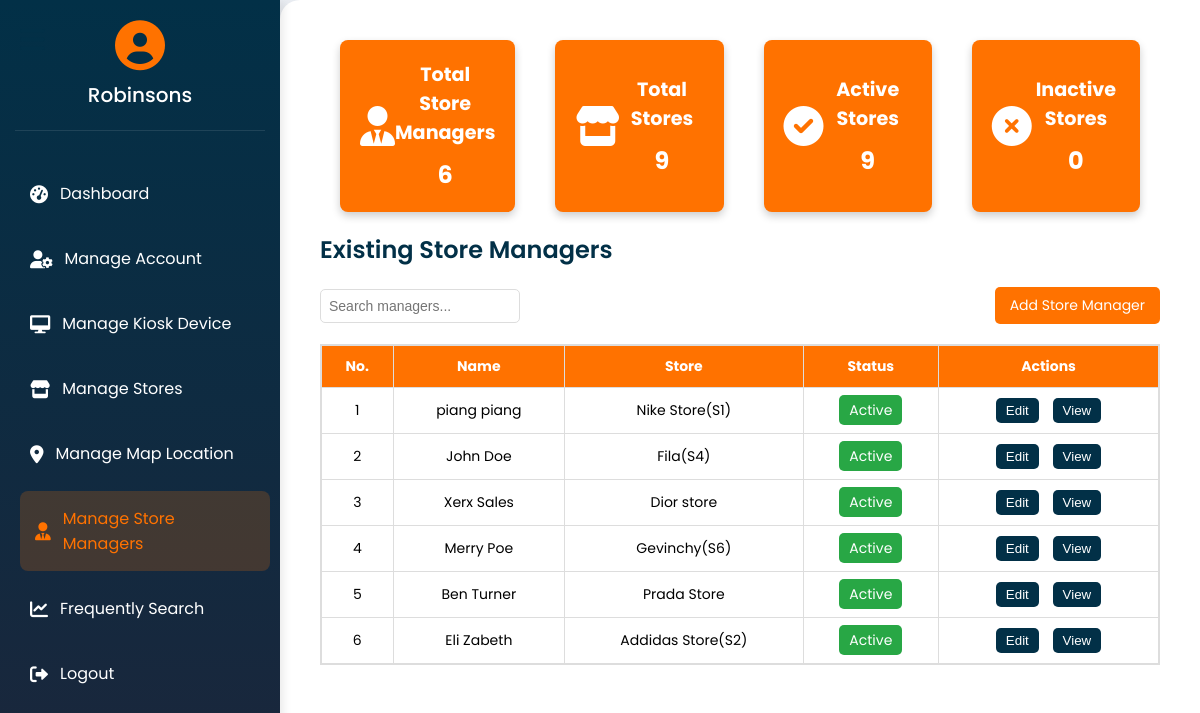
The page /admin/manage_storemanagers.php (signed in) on the database its author committed.
### tables this page shows
CREATE TABLE `businessinfo` (
  `BusinessID` int(11) NOT NULL,
  `BusinessName` varchar(255) NOT NULL,
  `Address` text NOT NULL,
  `BusinessContactNum` varchar(20) DEFAULT NULL,
  `BusinessLicense` varchar(100) DEFAULT NULL,
  `BIRnumber` varchar(50) DEFAULT NULL,
  `BusinessEmail` varchar(255) DEFAULT NULL,
  `status` enum('active','disabled') DEFAULT 'active',
  `Visibility` tinyint(1) DEFAULT 0
);

CREATE TABLE `useraccount` (
  `UserAccountID` int(11) NOT NULL,
  `Username` varchar(255) NOT NULL,
  `Password` varchar(255) NOT NULL,
  `Email` varchar(255) NOT NULL,
  `PhoneNumber` varchar(20) DEFAULT NULL,
  `UserFirstName` varchar(255) DEFAULT NULL,
  `UserLastName` varchar(255) DEFAULT NULL,
  `UserType` enum('customer','store_manager','admin','superadmin') NOT NULL,
  `BusinessID` int(11) DEFAULT NULL,
  `StoreID` int(11) DEFAULT NULL,
  `status` enum('active','inactive') DEFAULT 'active'
);

CREATE TABLE `store` (
  `StoreID` int(11) NOT NULL,
  `StoreBrandName` varchar(255) DEFAULT NULL,
  `StoreDescription` text DEFAULT NULL,
  `BusinessID` int(11) DEFAULT NULL,
  `status` enum('active','inactive') NOT NULL DEFAULT 'active',
  `LocID` int(11) DEFAULT NULL,
  `Image` varchar(255) DEFAULT NULL
);

### admin/manage_storemanagers.php (the view, shortened to what this page needs)
<?php
include '../conn/conn.php';
$businessID = isset($_SESSION['business_id']) ? (int)$_SESSION['business_id'] : null;
$sql_count_store_managers = "
    SELECT COUNT(DISTINCT ua.UserAccountID) AS total_managers
    FROM UserAccount ua
    LEFT JOIN store s ON ua.StoreID = s.StoreID
    WHERE ua.UserType = 'store_manager' AND s.BusinessID = ?";
$stmt_count_managers = $conn->prepare($sql_count_store_managers);
$stmt_count_managers->bind_param("i", $businessID);
$stmt_count_managers->execute();
$count_store_managers_result = $stmt_count_managers->get_result();
$storeManagersCount = $count_store_managers_result->fetch_assoc()['total_managers'] ?? 0;
$sql_count_stores = "
    SELECT
        COUNT(*) AS total_stores,
        SUM(CASE WHEN status = 'active' THEN 1 ELSE 0 END) AS active_stores,
        SUM(CASE WHEN status = 'inactive' THEN 1 ELSE 0 END) AS inactive_stores
    FROM store
    WHERE BusinessID = ?";
$stmt_count_stores = $conn->prepare($sql_count_stores);
$stmt_count_stores->bind_param("i", $businessID);
$stmt_count_stores->execute();
$count_stores_result = $stmt_count_stores->get_result();
$storeCounts = $count_stores_result->fetch_assoc() ?? ['total_stores' => 0, 'active_stores' => 0, 'inactive_stores' => 0];
$sql_store_managers = "
    SELECT ua.UserAccountID, ua.UserFirstName, ua.UserLastName, ua.status, s.StoreBrandName
    FROM UserAccount ua
    LEFT JOIN store s ON ua.StoreID = s.StoreID
    WHERE ua.UserType = 'store_manager' AND s.BusinessID = ?";
$stmt_store_managers = $conn->prepare($sql_store_managers);
$stmt_store_managers->bind_param("i", $businessID);
$stmt_store_managers->execute();
$result_store_managers = $stmt_store_managers->get_result();
?>
<!DOCTYPE html>
<html lang="en">
<head>
    <link rel="stylesheet" href="https://cdnjs.cloudflare.com/ajax/libs/font-awesome/6.0.0-beta3/css/all.min.css">
</head>
<body>
    <div class="hamburger">
        <i class="fas fa-bars"></i>
    </div>
    <?php include 'sidebar.php'; ?>
    <div class="content">
        <div class="stats-container">
            <div class="stat-box">
                <i class="fas fa-user-tie"></i>
                <div>
                    <h3>Total Store Managers</h3>
                    <p><?php echo $storeManagersCount; ?></p>
                </div>
            </div>
            <div class="stat-box">
                <i class="fas fa-store"></i>
                <div>
                    <h3>Total Stores</h3>
                    <p><?php echo $storeCounts['total_stores']; ?></p>
                </div>
            </div>
            <div class="stat-box">
                <i class="fas fa-check-circle"></i>
                <div>
                    <h3>Active Stores</h3>
                    <p><?php echo $storeCounts['active_stores']; ?></p>
                </div>
            </div>
            <div class="stat-box">
                <i class="fas fa-times-circle"></i>
                <div>
                    <h3>Inactive Stores</h3>
                    <p><?php echo $storeCounts['inactive_stores']; ?></p>
                </div>
            </div>
        </div>
        <div class="header">
            <h2>Existing Store Managers</h2>
       </div>
       <div class="toolbar">
                <div class="search-container">
                    <input type="text" id="managerSearch" placeholder="Search managers..." onkeyup="searchManagers()">
                </div>
                <a href="add_storemanager.php" class="add-manager-btn">Add Store Manager</a>
        </div>
        <div class="table-wrapper">
            <table id="managerTable">
                <thead>
                    <tr>
                        <th>No.</th>
                        <th>Name</th>
                        <th>Store</th>
                        <th>Status</th>
                        <th>Actions</th>
                    </tr>
                </thead>
                <tbody>
                    <?php
                    $managerNumber = 1;
                    while ($row = $result_store_managers->fetch_assoc()) {
                        $statusClass = $row['status'] === 'active' ? 'status-active' : 'status-inactive';
                        echo "<tr>";
                        echo "<td>" . $managerNumber++ . "</td>";
                        echo "<td>" . htmlspecialchars($row['UserFirstName'] . ' ' . $row['UserLastName']) . "</td>";
                        echo "<td>" . htmlspecialchars($row['StoreBrandName'] ?: 'Not Assigned') . "</td>";
                        echo "<td><span class='$statusClass'>" . ucfirst($row['status']) . "</span></td>";
                        echo "<td>
                            <button onclick=\"window.location.href='edit_storemanager.php?id=" . $row['UserAccountID'] . "'\">Edit</button>
                            <button onclick=\"window.location.href='view_storemanager.php?id=" . $row['UserAccountID'] . "'\">View</button>
                        </td>";
                        echo "</tr>";
                    }
                    ?>
                </tbody>
            </table>
        </div>
    </div>
</body>
</html>

### admin/sidebar.php (shortened to what this page needs)
<?php
include '../conn/conn.php';
$businessID = isset($_SESSION['business_id']) ? (int)$_SESSION['business_id'] : null;
$sql_business = "SELECT BusinessName FROM businessinfo WHERE BusinessID = ?";
$stmt_business = $conn->prepare($sql_business);
$stmt_business->bind_param("i", $businessID);
$stmt_business->execute();
$result_business = $stmt_business->get_result();
$business = $result_business->num_rows > 0 ? $result_business->fetch_assoc() : null;
?>
<div class="sidebar">
    <div class="profile">
        <i class="fas fa-user-circle"></i>
        <h2><?php echo htmlspecialchars($business['BusinessName']); ?></h2>
    </div>
    <a href="admin_dashboard.php"><i class="fas fa-tachometer-alt"></i> Dashboard</a>
    <a href="manage_account.php"><i class="fas fa-user-cog"></i> Manage Account</a>
    <a href="manage_kiosk.php"><i class="fas fa-desktop"></i> Manage Kiosk Device</a>
    <a href="manage_stores.php"><i class="fas fa-store"></i> Manage Stores</a>
    <a href="manage_location.php"><i class="fas fa-map-marker-alt"></i> Manage Map Location</a>
    <a href="manage_storemanagers.php"><i class="fas fa-user-tie"></i> Manage Store Managers</a>
    <a href="analytics.php"><i class="fas fa-chart-line"></i> Frequently Search</a>
    <a href="logout.php"><i class="fas fa-sign-out-alt"></i> Logout</a>
</div>

### admin/manage_storemanagers.php (style rules this page uses)
* { margin: 0; padding: 0; box-sizing: border-box; }
body { font-family: 'Poppins', sans-serif; background: linear-gradient(135deg, #f5f7fa 0%, #c3cfe2 100%); min-height: 100vh; }
.hamburger { font-size: 28px; position: fixed; top: 20px; left: 20px; cursor: pointer; z-index: 1000; color: #023047; transition: all 0.3s ease; }
.content { margin-left: 280px; padding: 40px; transition: all 0.3s ease; min-height: 100vh; background: #fff; border-radius: 20px 0 0 20px; box-shadow: -5px 0 15px rgba(0, 0, 0, 0.05); }
.stats-container { display: flex; justify-content: space-between; margin-bottom: 20px; }
.stat-box { flex: 1; margin: 0 20px; padding: 20px; background-color: #ff7200; color: white; border-radius: 8px; text-align: center; box-shadow: 0 4px 8px rgba(0, 0, 0, 0.2); display: flex; justify-content: space-around; align-items: center; }
.stat-box i { font-size: 2.5em; }
.stat-box h3 { margin-bottom: 10px; font-size: 1.2em; }
.stat-box p { font-size: 1.5em; font-weight: bold; }
.header { display: flex; justify-content: space-between; align-items: center; margin: 20px 0; }
.header h2 { color: #023047; margin: 0; font-size: 24px; font-weight: 600; }
.toolbar { display: flex; justify-content: space-between; align-items: center; margin: 20px 0; }
.search-container input[type="text"] { padding: 8px; width: 200px; border-radius: 5px; border: 1px solid #ddd; font-size: 14px; }
.add-manager-btn { padding: 8px 15px; background-color: #ff7200; color: white; border: none; border-radius: 5px; cursor: pointer; text-decoration: none; font-size: 14px; }
.table-wrapper { max-height: 400px; overflow-y: auto; margin-top: 10px; border: 1px solid #ddd; }
table { width: 100%; border-collapse: collapse; font-size: 14px; }
th, td { padding: 10px; text-align: center; border: 1px solid #ddd; }
th { background-color: #ff7200; color: #fff; position: sticky; top: 0; }
.status-active { background-color: #28a745; color: #fff; padding: 5px 10px; border-radius: 5px; }
button { padding: 5px 10px; background-color: #023047; color: white; border: none; border-radius: 5px; cursor: pointer; margin: 0 5px; }

### admin/sidebar.php (style rules this page uses)
.sidebar { position: fixed; height: 100vh; width: 280px; background: linear-gradient(180deg, #023047 0%, #1b263b 100%); display: flex; flex-direction: column; padding: 20px 15px; color: #fff; transition: all 0.3s ease; box-shadow: 2px 0 10px rgba(0, 0, 0, 0.1); }
.sidebar .profile { text-align: center; margin-bottom: 30px; padding-bottom: 20px; border-bottom: 1px solid rgba(255, 255, 255, 0.1); }
.sidebar .profile i { font-size: 50px; color: #ff7200; margin-bottom: 10px; }
.sidebar .profile h2 { font-size: 20px; color: #fff; font-weight: 500; }
.sidebar a { padding: 15px; text-decoration: none; font-size: 16px; color: #fff; display: flex; align-items: center; transition: all 0.3s ease; border-radius: 8px; margin: 5px 0; }
.sidebar a:hover, .sidebar a.active { background: rgba(255, 114, 0, 0.2); color: #ff7200; transform: translateX(5px); }
.sidebar a i { margin-right: 12px; font-size: 18px; }

### rows shown on the page
businessinfo: BusinessName "Robinsons"
useraccount: UserFirstName+UserLastName "piang piang", StoreID.StoreBrandName "Nike Store(S1)", status "Active"
useraccount: UserFirstName+UserLastName "John Doe", StoreID.StoreBrandName "Fila(S4)", status "Active"
useraccount: UserFirstName+UserLastName "Xerx Sales", StoreID.StoreBrandName "Dior store", status "Active"
useraccount: UserFirstName+UserLastName "Merry Poe", StoreID.StoreBrandName "Gevinchy(S6)", status "Active"
useraccount: UserFirstName+UserLastName "Ben Turner", StoreID.StoreBrandName "Prada Store", status "Active"
useraccount: UserFirstName+UserLastName "Eli Zabeth", StoreID.StoreBrandName "Addidas Store(S2)", status "Active"

### other values the page prints
$storeManagersCount "6"
$storeCounts['total_stores'] "9"
$storeCounts['active_stores'] "9"
$storeCounts['inactive_stores'] "0"
